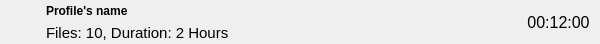
<?xml version="1.0" encoding="UTF-8"?>
<ui version="4.0">
 <class>ProfileWidget</class>
 <widget class="QWidget" name="ProfileWidget">
  <property name="geometry">
   <rect>
    <x>0</x>
    <y>0</y>
    <width>600</width>
    <height>44</height>
   </rect>
  </property>
  <property name="minimumSize">
   <size>
    <width>200</width>
    <height>44</height>
   </size>
  </property>
  <property name="maximumSize">
   <size>
    <width>16777215</width>
    <height>44</height>
   </size>
  </property>
  <property name="font">
   <font>
    <weight>50</weight>
    <bold>false</bold>
   </font>
  </property>
  <property name="focusPolicy">
   <enum>Qt::NoFocus</enum>
  </property>
  <property name="windowTitle">
   <string/>
  </property>
  <property name="autoFillBackground">
   <bool>false</bool>
  </property>
  <property name="styleSheet">
   <string notr="true"/>
  </property>
  <layout class="QHBoxLayout" name="horizontalLayout_2" stretch="0">
   <property name="margin">
    <number>0</number>
   </property>
   <item>
    <layout class="QHBoxLayout" name="horizontalLayout" stretch="0,1,0,0">
     <property name="spacing">
      <number>-1</number>
     </property>
     <property name="sizeConstraint">
      <enum>QLayout::SetDefaultConstraint</enum>
     </property>
     <property name="topMargin">
      <number>0</number>
     </property>
     <property name="rightMargin">
      <number>10</number>
     </property>
     <item>
      <widget class="QPushButton" name="pushButton">
       <property name="text">
        <string/>
       </property>
       <property name="icon">
        <iconset resource="Icons.qrc">
         <normaloff>:/main/Resources/play.png</normaloff>:/main/Resources/play.png</iconset>
       </property>
       <property name="iconSize">
        <size>
         <width>32</width>
         <height>32</height>
        </size>
       </property>
       <property name="flat">
        <bool>true</bool>
       </property>
      </widget>
     </item>
     <item>
      <layout class="QVBoxLayout" name="verticalLayout" stretch="0,0">
       <property name="spacing">
        <number>0</number>
       </property>
       <item>
        <widget class="QLabel" name="labelName">
         <property name="font">
          <font>
           <weight>75</weight>
           <bold>true</bold>
          </font>
         </property>
         <property name="text">
          <string>Profile's name</string>
         </property>
        </widget>
       </item>
       <item>
        <widget class="QLabel" name="labelDescription">
         <property name="font">
          <font>
           <pointsize>11</pointsize>
           <italic>false</italic>
          </font>
         </property>
         <property name="text">
          <string>Files: 10, Duration: 2 Hours</string>
         </property>
        </widget>
       </item>
      </layout>
     </item>
     <item>
      <spacer name="horizontalSpacer">
       <property name="orientation">
        <enum>Qt::Horizontal</enum>
       </property>
       <property name="sizeType">
        <enum>QSizePolicy::Expanding</enum>
       </property>
       <property name="sizeHint" stdset="0">
        <size>
         <width>30</width>
         <height>0</height>
        </size>
       </property>
      </spacer>
     </item>
     <item>
      <widget class="QLabel" name="labelTime">
       <property name="font">
        <font>
         <pointsize>12</pointsize>
        </font>
       </property>
       <property name="text">
        <string>00:12:00</string>
       </property>
       <property name="alignment">
        <set>Qt::AlignCenter</set>
       </property>
      </widget>
     </item>
    </layout>
   </item>
  </layout>
 </widget>
 <resources>
  <include location="Icons.qrc"/>
 </resources>
 <connections/>
</ui>
